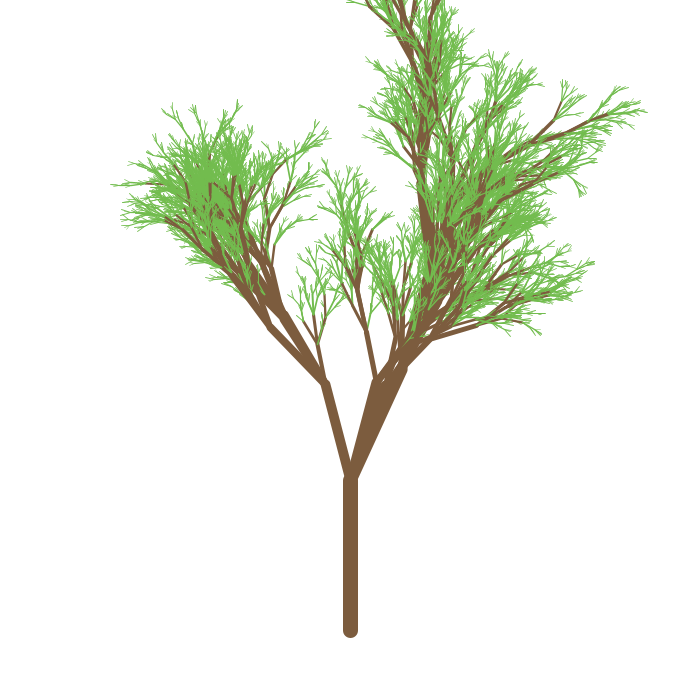
Frame 1 (no input)
Frame 60 (the mouse pressed at the canvas centre just before this capture): identical to frame 1, image omitted
Frame 120 (the mouse held since frame 60 and released just before this capture): identical to frame 1, image omitted

The Processing sketch that drew this single still picture (run headless with seeded random() and noise(); from frame 60 on, the mouse is pressed at the canvas centre):

// Processing sketch: s034_color_tree
// ── s034_color_tree.pde
void branch(float x, float y, float len, float angle) {
  float endx = x + len * cos(radians(angle));
  float endy = y + len * sin(radians(angle));
  
  strokeWeight(len * 0.1);
  if(len > 20) {
    stroke(#7C5C3E);
  } else {
    stroke(#72BC4E);
  }
  line(x, y, endx, endy);
  
  if(len > 10) {
    branch(endx, endy, len * random(0.3, 0.85), angle + random(-30, 30));
    branch(endx, endy, len * random(0.3, 0.85), angle + random(-30, 30));
    branch(endx, endy, len * random(0.3, 0.85), angle + random(-30, 30));
    branch(endx, endy, len * random(0.3, 0.85), angle + random(-30, 30));
  }
}
void setup() {
  size(700, 700);
  background(255);
  branch(width/2, height * 0.9, 150, -90);
}

void draw() {
}
